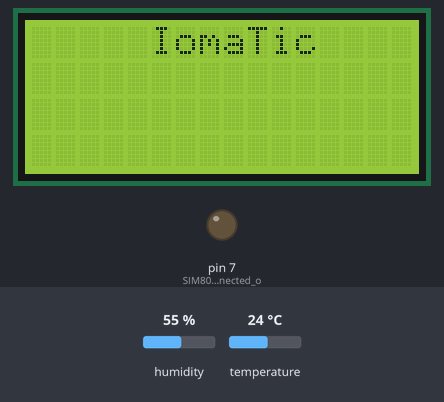
A sketch run on a simulated Arduino Uno, built with avr-gcc and run on an emulated ATmega328P. On the bench: 16×4 character LCD, output pins drawn as LEDs (lit = HIGH). Inputs (shaded band) come from the test bench; at power-on: humidity 55 %, temperature 24 °C.

Above: at 1.1 s.
At 3.2 s:
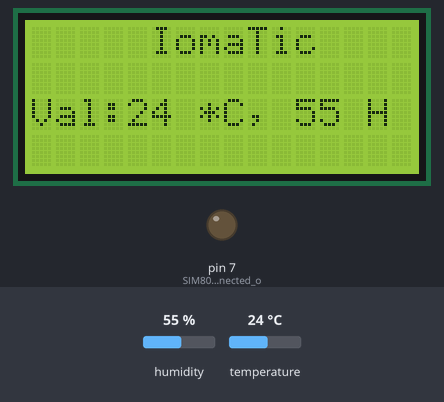
3.3 s: humidity set to 22 %
At 4.2 s:
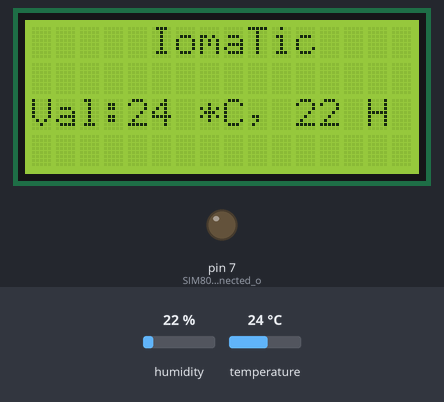
5.1 s: temperature set to 12 °C
At 5.8 s:
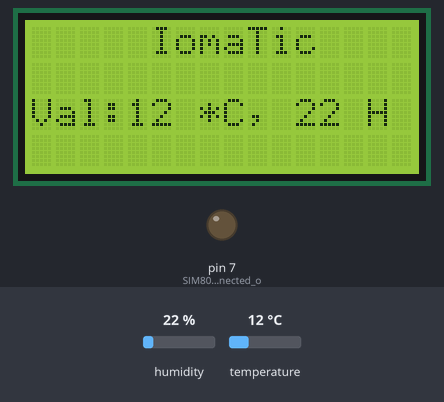
6.7 s: humidity set to 40 %
At 7.3 s:
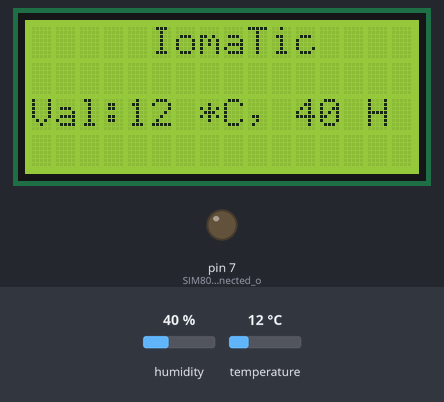
8.3 s: temperature set to 19 °C
Timing chart, 0 to 10.8 s (numbered marks = the images above; inputs shaded):
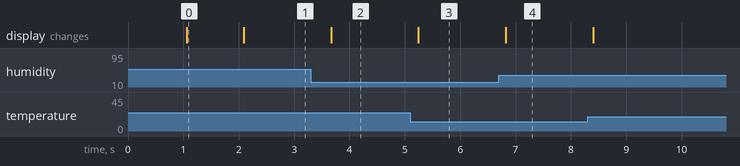

Measured:
- after the input at 3.3 s, the display: changes after 0.37 s (image 2)
- after the input at 5.1 s, the display: changes after 0.14 s (image 3)
- after the input at 6.7 s, the display: changes after 0.12 s (image 4)
- what the display in image 0 shows lasts 1.0 s, from 1.1 s to 2.1 s

The sketch:

_13.Control_Relay_on_Sensor_Threshold.ino
```cpp
#include <LiquidCrystal.h>                // include the library code:
#include <SimpleDHT.h>

int pinDHT11 = 6;      //DTH11 connected on Pin 12 i.e. B4 in IomaTic
SimpleDHT11 dht11;

LiquidCrystal lcd(11,12,14,15,16,17);  // initialize the library with the numbers of the interface pins

int sendStatus=0;

void setup()
{
    pinMode(7,OUTPUT);                   //SIM808 wakeup connected on pin 13 in IomaTic board

    lcd.begin(16, 4);                     //Initialize the LCD in 16x2 mode
    delay(1000);
    lcd.setCursor(0,0);                   //Set cursor at first character/coloumn of first line/row
    lcd.print("     IomaTic        ");    //Print the message as metioned cursor location

    Serial.begin(9600);                   //Initialize a serial communication with baud rate 9600
    delay(1000);
}

void loop()
{

  byte temperature = 0;
  byte humidity = 0;
  int err = SimpleDHTErrSuccess;
  if ((err = dht11.read(pinDHT11, &temperature, &humidity, NULL)) != SimpleDHTErrSuccess)
  {
    Serial.print("Read DHT11 failed, err="); Serial.println(err);delay(1000);
    return;
  }

    lcd.setCursor(0,2);                   //Set cursor at first character/coloumn of first line/row
    lcd.print("Val:");       //Print the message as metioned cursor location

    lcd.print((int)temperature);
    lcd.print(" *C, ");       //Print the message as metioned cursor location

      lcd.print((int)humidity);
      lcd.print(" H");

    delay(500);

    if ((int)humidity && temperature>=30)
    {
      digitalWrite(8,HIGH);
      digitalWrite(9,HIGH);
      digitalWrite(10,HIGH);
    }
    else
    {

      digitalWrite(8,LOW);
      digitalWrite(9,LOW);
      digitalWrite(10,LOW);
    }

}
```
